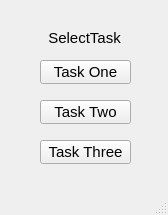
<?xml version="1.0" encoding="UTF-8"?>
<ui version="4.0">
 <class>MainWindow</class>
 <widget class="QMainWindow" name="MainWindow">
  <property name="geometry">
   <rect>
    <x>0</x>
    <y>0</y>
    <width>168</width>
    <height>215</height>
   </rect>
  </property>
  <property name="windowTitle">
   <string>MainWindow</string>
  </property>
  <widget class="QWidget" name="centralwidget">
   <widget class="QLabel" name="label">
    <property name="geometry">
     <rect>
      <x>40</x>
      <y>30</y>
      <width>81</width>
      <height>16</height>
     </rect>
    </property>
    <property name="font">
     <font>
      <pointsize>11</pointsize>
     </font>
    </property>
    <property name="text">
     <string>  SelectTask</string>
    </property>
   </widget>
   <widget class="QPushButton" name="taskOneButton">
    <property name="geometry">
     <rect>
      <x>40</x>
      <y>60</y>
      <width>91</width>
      <height>24</height>
     </rect>
    </property>
    <property name="font">
     <font>
      <pointsize>11</pointsize>
     </font>
    </property>
    <property name="text">
     <string>Task One</string>
    </property>
   </widget>
   <widget class="QPushButton" name="taskTwoButton">
    <property name="geometry">
     <rect>
      <x>40</x>
      <y>100</y>
      <width>91</width>
      <height>24</height>
     </rect>
    </property>
    <property name="font">
     <font>
      <pointsize>11</pointsize>
     </font>
    </property>
    <property name="text">
     <string>Task Two</string>
    </property>
   </widget>
   <widget class="QPushButton" name="taskThreeButton">
    <property name="geometry">
     <rect>
      <x>40</x>
      <y>140</y>
      <width>91</width>
      <height>24</height>
     </rect>
    </property>
    <property name="font">
     <font>
      <pointsize>11</pointsize>
     </font>
    </property>
    <property name="text">
     <string>Task Three</string>
    </property>
   </widget>
  </widget>
  <widget class="QMenuBar" name="menubar">
   <property name="geometry">
    <rect>
     <x>0</x>
     <y>0</y>
     <width>168</width>
     <height>21</height>
    </rect>
   </property>
  </widget>
  <widget class="QStatusBar" name="statusbar"/>
 </widget>
 <resources/>
 <connections/>
</ui>
